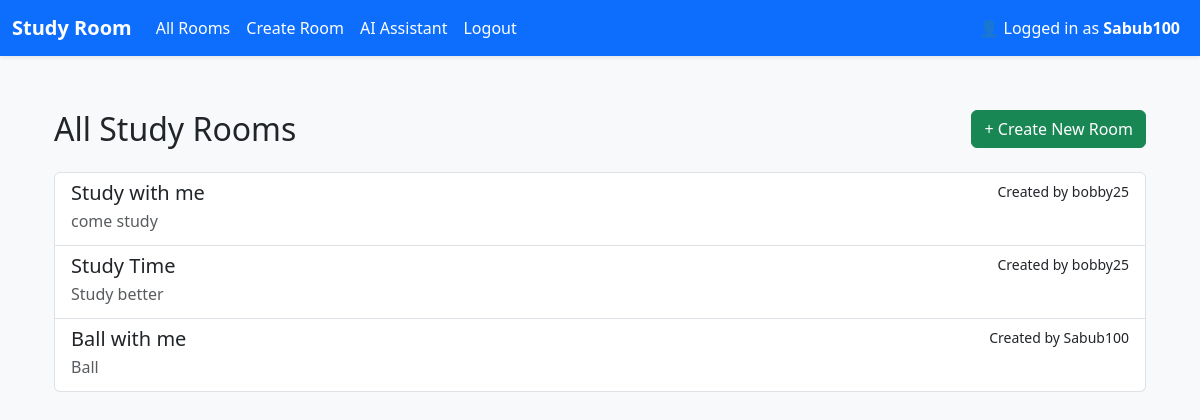
/studyroom/rooms (signed in), run on an earlier commit of the app's database.
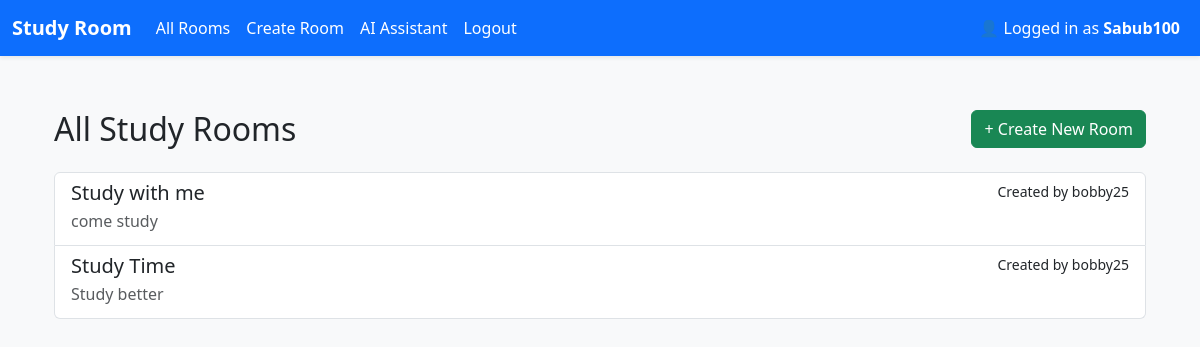
And on a later commit of the database.
### app/models.py (models this page shows)
class StudyRoom(db.Model):
    id = db.Column(db.Integer, primary_key=True) # each room has a uniuqe id
    name = db.Column(db.String(100), nullable=False) # nullable means column cannot be empty
    description = db.Column(db.Text, nullable=True)
    host_id = db.Column(db.Integer, db.ForeignKey('user.id'), nullable=False) # links to the user who created the room
    created_at = db.Column(db.DateTime, default=datetime.utcnow)
    is_active = db.Column(db.Boolean, default=True)
    host = db.relationship('User', backref=db.backref('study_rooms', lazy=True))
    messages = db.relationship('Message', backref='room', cascade="all, delete", passive_deletes=True)

class User(db.Model, UserMixin):
    id = db.Column(db.Integer, primary_key=True) # primary_key is the identifier for the table. every id column will automatically become unqiue for every user
    username = db.Column(db.String(25), nullable=False, unique=True) # all field must have value and must be unique. can have 25 char max
    email = db.Column(db.String(120), nullable=False, unique=True)
    password_hash = db.Column(db.String(128), nullable=False)
    bio = db.Column(db.Text, nullable=True)
    image_file = db.Column(db.String(120), default="default.jpg")

### app/studyroom/routes.py (the view)
@studyroom_bp.route('/rooms')
@login_required
def room_list():
    rooms = StudyRoom.query.all()
    return render_template('rooms/list.html', rooms=rooms)

### app/__init__.py (called while the page is built)
def create_app():
    app = Flask(__name__)
    app.config.from_object(Config) # set config file
    db.init_app(app)
    login_manager.init_app(app)
    socketio.init_app(app)
    mail.init_app(app)
    from flask_migrate import Migrate
    migrate = Migrate(app, db)
    from app.models import User, StudyRoom
    @login_manager.user_loader
    def load_user(user_id):
        return User.query.get(int(user_id))
    from dotenv import load_dotenv
    load_dotenv()
    from app.auth import auth_bp
    app.register_blueprint(auth_bp, url_prefix='/auth')
    from app.studyroom import studyroom_bp
    app.register_blueprint(studyroom_bp, url_prefix='/studyroom')
    try:
        from app.main import main_bp # Register main Blueprint
        app.register_blueprint(main_bp)
    except ImportError:
        pass
    from app import sockets
    return app

### app/templates/rooms/list.html (shortened to what this page needs)
{% extends 'base.html' %}
{% block content %}
<div class="container py-4">
    <div class="d-flex justify-content-between align-items-center mb-4">
        <h2 class="mb-0">All Study Rooms</h2>
        <a href="{{ url_for('studyroom.create_room') }}" class="btn btn-success">+ Create New Room</a>
    </div>
    {% if rooms %}
        <div class="list-group">
            {% for room in rooms %}
                <a href="{{ url_for('studyroom.room_detail', room_id=room.id) }}" class="list-group-item list-group-item-action">
                    <div class="d-flex justify-content-between">
                        <h5 class="mb-1">{{ room.name }}</h5>
                        <small>Created by {{ room.host.username }}</small>
                    </div>
                    <p class="mb-1 text-muted">{{ room.description[:100] }}{% if room.description|length > 100 %}...{% endif %}</p>
                </a>
            {% endfor %}
        </div>
    {% else %}
        <p class="text-muted">No study rooms available. Be the first to create one!</p>
    {% endif %}
</div>
{% endblock %}

What changed in the data, as far as the page shows it:
removed StudyRoom: name "Ball with me", host.username "Sabub100", description "Ball"
